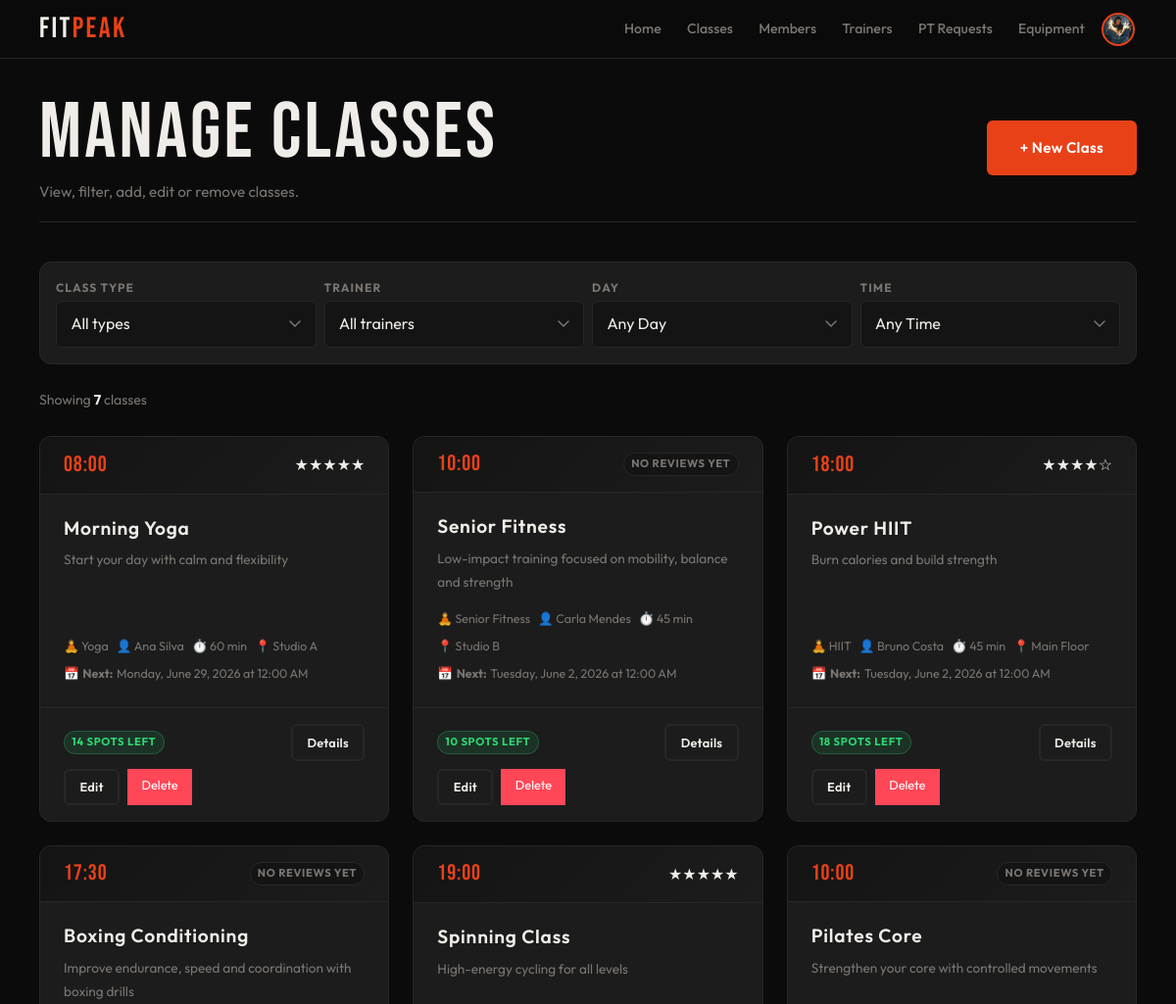
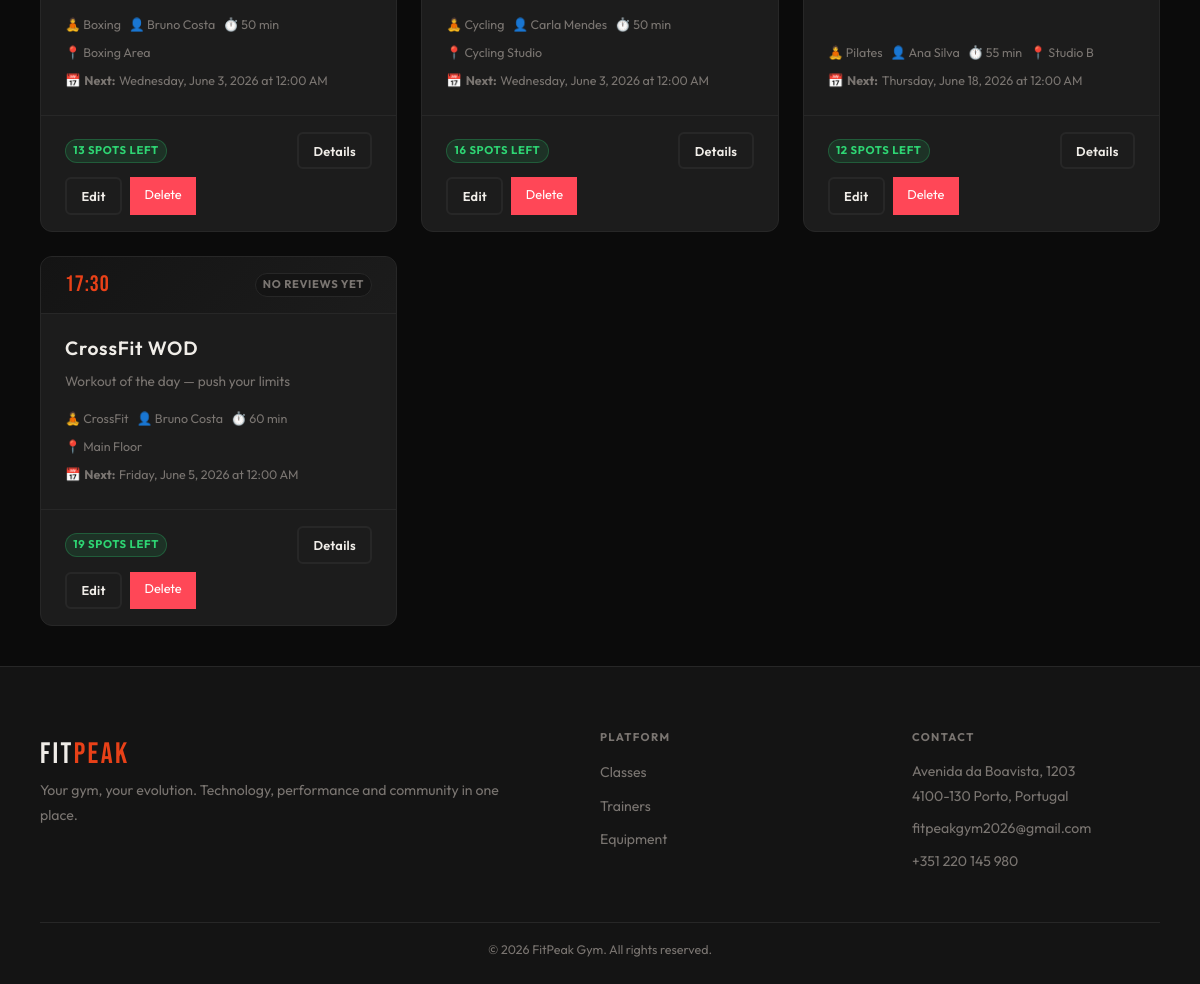
The page /admin/classes.php (signed in) on the database its author committed (2 pictures, top to bottom).
### tables this page shows
CREATE TABLE class_schedules (
    id INTEGER PRIMARY KEY AUTOINCREMENT,
    class_id INTEGER NOT NULL,
    trainer_id INTEGER,
    day_of_week TEXT NOT NULL,   -- Monday, Tuesday, etc.
    start_time TEXT NOT NULL,
    location TEXT NOT NULL DEFAULT 'Studio A',
    capacity INTEGER NOT NULL DEFAULT 20,
    duration_min INTEGER NOT NULL DEFAULT 60,
    FOREIGN KEY(class_id) REFERENCES classes(id) ON DELETE CASCADE,
    FOREIGN KEY(trainer_id) REFERENCES users(id) ON DELETE SET NULL
);

CREATE TABLE classes (
    id INTEGER PRIMARY KEY AUTOINCREMENT,
    name TEXT NOT NULL,
    description TEXT,
    class_type_id INTEGER NOT NULL,
    active INTEGER NOT NULL DEFAULT 1,
    FOREIGN KEY(class_type_id) REFERENCES class_types(id)
);

CREATE TABLE class_types (
    id INTEGER PRIMARY KEY AUTOINCREMENT,
    name TEXT UNIQUE NOT NULL,
    label TEXT NOT NULL,
    description TEXT,
    icon TEXT,
    active INTEGER NOT NULL DEFAULT 1
);

CREATE TABLE users (
    id INTEGER PRIMARY KEY AUTOINCREMENT,
    name TEXT NOT NULL,
    username TEXT UNIQUE NOT NULL,
    email TEXT UNIQUE NOT NULL,
    password TEXT NOT NULL,
    role TEXT NOT NULL DEFAULT 'member' CHECK(role IN ('member','trainer','admin')),
    is_admin INTEGER NOT NULL DEFAULT 0,
    photo TEXT DEFAULT NULL,
    active INTEGER NOT NULL DEFAULT 1,
    created_at DATETIME DEFAULT CURRENT_TIMESTAMP
);

CREATE TABLE class_sessions (
    id INTEGER PRIMARY KEY AUTOINCREMENT,
    schedule_id INTEGER NOT NULL,
    session_date DATE NOT NULL,
    status TEXT DEFAULT 'scheduled' CHECK(status IN ('scheduled','cancelled','completed')),
    FOREIGN KEY(schedule_id) REFERENCES class_schedules(id) ON DELETE CASCADE
);

### db/classes.php (called while the page is built, shortened)
<?php
function getAllClassSchedules($pdo, $filters = []) {
    $sql = "SELECT cs.id AS schedule_id, cs.day_of_week, cs.start_time, cs.location, cs.capacity, cs.duration_min, c.id AS class_id, c.name AS class_name, c.description AS class_description, ct.id AS class_type_id, ct.name AS class_type_name, ct.label AS class_type_label, u.id AS trainer_id, u.name AS trainer_name, (SELECT COUNT(*) FROM enrollments e JOIN class_sessions sess ON e.session_id = sess.id WHERE sess.schedule_id = cs.id AND e.status = 'enrolled') AS enrolled_count FROM class_schedules cs JOIN classes c ON cs.class_id = c.id JOIN class_types ct ON c.class_type_id = ct.id LEFT JOIN users u ON cs.trainer_id = u.id WHERE c.active = 1";
    $params = [];
    $sql .= " ORDER BY CASE cs.day_of_week WHEN 'Monday' THEN 1 WHEN 'Tuesday' THEN 2 WHEN 'Wednesday' THEN 3 WHEN 'Thursday' THEN 4 WHEN 'Friday' THEN 5 WHEN 'Saturday' THEN 6 WHEN 'Sunday' THEN 7 ELSE 8 END, cs.start_time";
    $stmt = $pdo->prepare($sql);
    $stmt->execute($params);
    return $stmt->fetchAll(PDO::FETCH_ASSOC);
}
function getClassScheduleRating($pdo, $scheduleId) {
    $sql = "SELECT ROUND(AVG(r.rating), 1) AS avg_rating, COUNT(r.id) AS review_count FROM reviews r JOIN class_sessions sess ON r.session_id = sess.id WHERE sess.schedule_id = ?";
    $stmt = $pdo->prepare($sql);
    $stmt->execute([$scheduleId]);
    $result = $stmt->fetch(PDO::FETCH_ASSOC);
    return [
        'rating' => $result['avg_rating'] ?? 0,
        'count' => (int)($result['review_count'] ?? 0)
    ];
}
function getUpcomingSessionsBySchedule(PDO $pdo, int $scheduleId, int $limit = 5): array
{
    $stmt = $pdo->prepare("
        SELECT
            sess.id,
            sess.session_date,
            sess.status,
            (SELECT COUNT(*) FROM enrollments WHERE session_id = sess.id AND status = 'enrolled') AS enrolled_count,
            cs.start_time,
            c.name AS class_name,
            u.name AS trainer_name,
            cs.capacity
        FROM class_sessions sess
        JOIN class_schedules cs ON sess.schedule_id = cs.id
        JOIN classes c ON cs.class_id = c.id
        LEFT JOIN users u ON cs.trainer_id = u.id
        WHERE sess.schedule_id = ?
          AND datetime(sess.session_date || ' ' || cs.start_time) > datetime('now')
          AND sess.status = 'scheduled'
        ORDER BY sess.session_date ASC
        LIMIT ?
    ");
    $stmt->execute([$scheduleId, $limit]);
    $realSessions = $stmt->fetchAll(PDO::FETCH_ASSOC);
    if (!empty($realSessions)) {
        return $realSessions;
    }
    $sessions = [];
    return $sessions;
}
?>

### admin/classes.php (the view, shortened to what this page needs)
<?php
require_once '../includes/header.php';
require_once '../includes/footer.php';
require_once '../db/classes.php';
require_once '../template/classes.php';
$pdo = getDatabaseConnection();
$filters = [
    'type'    => $_GET['type'] ?? '',
    'trainer' => $_GET['trainer'] ?? '',
    'day'     => $_GET['day'] ?? '',
    'time'    => $_GET['time'] ?? ''
];
$schedules = getAllClassSchedules($pdo, $filters);
?>
<main class="main">
    <div class="container">
        <header class="page-header">
            <div class="page-header-row page-header-actions">
                <div>
                    <h1>Manage Classes</h1>
                    <p>View, filter, add, edit or remove classes.</p>
                </div>
                <a href="create_class.php" class="main-button">+ New Class</a>
            </div>
        </header>
        <section>
            <form id="filter-form" class="filter-bar" method="get" action="classes.php">
                <div class="filter-group">
                    <label class="form-label" for="f-type">Class type</label>
                    <select id="f-type" name="type" class="form-select">
                        <option value="">All types</option>
                    </select>
                </div>
                <div class="filter-group">
                    <label class="form-label" for="f-trainer">Trainer</label>
                    <select id="f-trainer" name="trainer" class="form-select">
                        <option value="">All trainers</option>
                    </select>
                </div>
                <div class="filter-group">
                    <label class="form-label" for="f-day">Day</label>
                    <select id="f-day" name="day" class="form-select">
                        <option value="">Any Day</option>
                    </select>
                </div>
                <div class="filter-group">
                    <label class="form-label" for="f-time">Time</label>
                    <select id="f-time" name="time" class="form-select">
                        <option value="">Any Time</option>
                    </select>
                </div>
            </form>
        </section>
        <div class="results-bar">
            <p class="results-count" id="results-count">
                Showing <strong id="class-count"><?= count($schedules) ?></strong> classes
            </p>
        </div>
        <div id="class-list-container">
            <?php output_class_schedule_list($schedules); ?>
        </div>
    </div>
</main>

### template/classes.php (shortened to what this page needs)
<?php
function output_class_schedule_list($schedules) {
    echo '<div class="class-grid">';
    foreach ($schedules as $schedule) {
        output_class_schedule_card($schedule);
    }
    echo '</div>';
}
function output_class_schedule_card($schedule) {
    $scheduleId = (int)$schedule['schedule_id'];
    $className = htmlspecialchars($schedule['class_name']);
    $trainerName = htmlspecialchars($schedule['trainer_name'] ?? 'TBD');
    $day = htmlspecialchars($schedule['day_of_week']);
    $startTime = htmlspecialchars($schedule['start_time']);
    $location = htmlspecialchars($schedule['location']);
    $duration = (int)$schedule['duration_min'];
    $capacity = (int)$schedule['capacity'];
    $enrolled = (int)($schedule['enrolled_count'] ?? 0);
    $freeSpots = max(0, $capacity - $enrolled);
    $typeLabel = htmlspecialchars($schedule['class_type_label'] ?? ucfirst($schedule['class_type_name']));
    $description = trim($schedule['class_description'] ?? '');
    $shortDescription = htmlspecialchars(substr($description, 0, 100)) . (strlen($description) > 100 ? '…' : '');
    $ratingData = getClassScheduleRating($GLOBALS['pdo'], $scheduleId);
    $avgRating = $ratingData['rating'];
    $reviewCount = $ratingData['count'];
    if ($freeSpots <= 0) {
        $fillClass = 'danger';
    } elseif ($freeSpots <= ceil($capacity * 0.2)) {
        $fillClass = 'warning';
    } else {
        $fillClass = 'success';
    }
    $allowedAreas = ['member', 'trainer', 'admin'];
    $activeRole = $_SESSION['active_role'] ?? '';
    $showDetailsLink = in_array($activeRole, $allowedAreas, true);
    ?>
    <article class="class-card" data-schedule-id="<?= $scheduleId ?>">
        <div class="class-head">
            <div class="class-time-big"><?= $startTime ?></div>
            <div class="class-ratings">
                <?php if ($reviewCount > 0): ?>
                    <div class="stars">
                        <?php
                        $fullStars = floor($avgRating);
                        $halfStar = ($avgRating - $fullStars) >= 0.5;
                        for ($i = 1; $i <= 5; $i++) {
                            if ($i <= $fullStars) {
                                echo '★';
                            } elseif ($halfStar && $i == $fullStars + 1) {
                                echo '½';
                            } else {
                                echo '☆';
                            }
                        }
                        ?>
                    </div>
                <?php else: ?>
                    <span class="badge badge-muted">No reviews yet</span>
                <?php endif; ?>
            </div>
        </div>
        <div class="class-body">
            <h3 class="class-name"><?= $className ?></h3>
            <p><?= $shortDescription ?></p>
            <ul class="class-meta">
                <li>🧘 <?= $typeLabel ?></li>
                <li>👤 <?= $trainerName ?></li>
                <li>⏱️ <?= $duration ?> min</li>
                <li>📍 <?= $location ?></li>
                <?php
                $sessions = getUpcomingSessionsBySchedule($GLOBALS['pdo'], $scheduleId, 1);
                if (!empty($sessions)):
                    $nextSession = $sessions[0];
                    $nextDate = $nextSession['session_date'];
                    $dateObj = new DateTime($nextDate);
                    $formattedDate = $dateObj->format('l, F j, Y \a\t g:i A');
                ?>
                    <li>📅 <strong>Next:</strong> <?= htmlspecialchars($formattedDate) ?></li>
                <?php else: ?>
                    <li>📅 <?= htmlspecialchars($day) ?> at <?= $startTime ?></li>
                <?php endif; ?>
            </ul>
        </div>
        <div class="class-foot">
            <div class="cap-wrap">
                <span class="badge badge-<?= htmlspecialchars($fillClass) ?>">
                    <?= $freeSpots ?> spots left
                </span>
            </div>
            <?php if ($showDetailsLink): ?>
                <a href="/<?= htmlspecialchars($activeRole) ?>/class_details.php?id=<?= $scheduleId ?>"
                   class="secondary-button btn-sm">Details</a>
            <?php endif; ?>
            <?php if (isset($_SESSION['active_role']) && $_SESSION['active_role'] === 'admin'): ?>
                <div class="admin-actions">
                    <a href="edit_class.php?id=<?= $scheduleId ?>" class="secondary-button btn-sm">Edit</a>
                    <a href="delete_class.php?id=<?= $scheduleId ?>" class="delete-btn btn-sm delete-class-link">Delete</a>
                </div>
            <?php endif; ?>
        </div>
    </article>
    <?php
}
    ?>

### css/base.css (style rules this page uses)
:root { --bg: #0b0b0b; --surface: #141414; --card: #1c1c1c; --border: #272727; --accent: #e84118; --accent-glow: rgba(232, 65, 24, 0.28); --text: #f0ede8; --muted: #7a7571; --success: #2ed573; --warning: #ffa502; --danger: #ff4757; --info: #1e90ff; --ff-display: 'Bebas Neue', sans-serif; --ff-body: 'Outfit', sans-serif; --sp-xs: 0.25rem; --sp-sm: 0.5rem; --sp-md: 1rem; --sp-lg: clamp(1rem, 3vw, 1.5rem); --sp-xl: clamp(1.5rem, 5vw, 2.5rem); --sp-2xl: clamp(2rem, 7vw, 4rem); --nav-h: 60px; --r-sm: 6px; --r-md: 12px; --r-pill: 999px; --touch: 44px; --max-w: 1200px; --shadow-a: 0 0 24px var(--accent-glow); --t: 0.22s cubic-bezier(0.4, 0, 0.2, 1); }
*, *::before, *::after { box-sizing: border-box; margin: 0; padding: 0; }
html { font-size: 16px; scroll-behavior: smooth; -webkit-text-size-adjust: 100%; }
body { font-family: var(--ff-body); background: var(--bg); color: var(--text); line-height: 1.6; min-height: 100dvh; display: flex; flex-direction: column; overflow-x: hidden; }
a { color: inherit; text-decoration: none; }
ul, ol { list-style: none; }
input, select, textarea { font: inherit; }
h1, h2, h3, h4, h5, h6 { font-family: var(--ff-display); letter-spacing: 0.04em; line-height: 1.1; font-weight: 400; }
h1 { font-size: clamp(2.2rem, 7vw, 5rem); }
h3, h4 { font-size: clamp(1rem, 2.5vw, 1.2rem); font-family: var(--ff-body); font-weight: 600; }
p { line-height: 1.75; }
.container { width: 100%; max-width: var(--max-w); margin-inline: auto; padding-inline: var(--sp-md); }
.main { flex: 1; padding-top: var(--nav-h); }
@media (min-width: 640px) { .container { padding-inline: var(--sp-lg); } }
@media (min-width: 1024px) { .container { padding-inline: var(--sp-xl); } }

### css/components.css (style rules this page uses)
.main-button, .secondary-button { display: inline-flex; align-items: center; justify-content: center; gap: 0.4em; min-height: var(--touch); border-radius: var(--r-sm); font-family: var(--ff-body); font-size: 0.95rem; font-weight: 600; letter-spacing: 0.02em; white-space: nowrap; cursor: pointer; transition: all var(--t); }
.main-button { background: var(--accent); color: #fff; border: 2px solid transparent; padding: 0.85rem 2rem; }
.secondary-button { background: transparent; border: 2px solid var(--border); color: var(--text); padding: 0.85rem 2rem; }
.btn-sm { padding: 0.4rem 0.9rem; font-size: 0.8rem; min-height: 36px; }
.badge { display: inline-flex; align-items: center; padding: 0.2em 0.65em; border-radius: var(--r-pill); font-size: 0.7rem; font-weight: 700; letter-spacing: 0.06em; text-transform: uppercase; white-space: nowrap; border: 1px solid transparent; }
.badge-success { background: rgba(46, 213, 115, 0.12); color: var(--success); border-color: rgba(46, 213, 115, 0.25); }
.badge-muted { background: var(--surface); color: var(--muted); border-color: var(--border); }
.page-header { padding-block: var(--sp-lg) var(--sp-md); border-bottom: 1px solid var(--border); margin-bottom: var(--sp-xl); }
.page-header h1 { margin-bottom: 0.2rem; }
.page-header p { color: var(--muted); font-size: 0.95rem; }
.stars { display: flex; gap: 2px; }
.form-label { display: block; font-size: 0.75rem; font-weight: 700; color: var(--muted); text-transform: uppercase; letter-spacing: 0.09em; margin-bottom: var(--sp-xs); }
.form-select, .filter-bar select { width: 100%; min-height: var(--touch); background: var(--surface); border: 1px solid var(--border); border-radius: var(--r-sm); color: var(--text); padding: 0.65rem 2.4rem 0.65rem 0.9rem; font-family: var(--ff-body); -webkit-appearance: none; appearance: none; cursor: pointer; background-repeat: no-repeat; background-position: right 0.9rem center; transition: border-color var(--t), box-shadow var(--t), background var(--t); }
.form-select option, .filter-bar select option { background: var(--surface); color: var(--text); }

### rows shown on the page
class_schedules: start_time "08:00", class.name "Morning Yoga", class.description "Start your day with calm and flexibility", class_types.label "Yoga", trainer.name "Ana Silva", duration_min "60", location "Studio A", class_sessions.session_date "Monday, June 29, 2026 at 12:00 AM", freeSpots "14"
class_schedules: start_time "10:00", shows "NO REVIEWS YET", class.name "Senior Fitness", class.description "Low-impact training focused on mobility, balance and strength", class_types.label "Senior Fitness", trainer.name "Carla Mendes", duration_min "45", location "Studio B", class_sessions.session_date "Tuesday, June 2, 2026 at 12:00 AM", freeSpots "10"
class_schedules: start_time "18:00", class.name "Power HIIT", class.description "Burn calories and build strength", class_types.label "HIIT", trainer.name "Bruno Costa", duration_min "45", location "Main Floor", class_sessions.session_date "Tuesday, June 2, 2026 at 12:00 AM", freeSpots "18"
class_schedules: start_time "17:30", shows "NO REVIEWS YET", class.name "Boxing Conditioning", class.description "Improve endurance, speed and coordination with boxing drills", class_types.label "Boxing", trainer.name "Bruno Costa", duration_min "50", location "Boxing Area", class_sessions.session_date "Wednesday, June 3, 2026 at 12:00 AM", freeSpots "13"
class_schedules: start_time "19:00", class.name "Spinning Class", class.description "High-energy cycling for all levels", class_types.label "Cycling", trainer.name "Carla Mendes", duration_min "50", location "Cycling Studio", class_sessions.session_date "Wednesday, June 3, 2026 at 12:00 AM", freeSpots "16"
class_schedules: start_time "10:00", shows "NO REVIEWS YET", class.name "Pilates Core", class.description "Strengthen your core with controlled movements", class_types.label "Pilates", trainer.name "Ana Silva", duration_min "55", location "Studio B", class_sessions.session_date "Thursday, June 18, 2026 at 12:00 AM", capacity "12"
class_schedules: start_time "17:30", shows "NO REVIEWS YET", class.name "CrossFit WOD", class.description "Workout of the day — push your limits", class_types.label "CrossFit", trainer.name "Bruno Costa", duration_min "60", location "Main Floor", class_sessions.session_date "Friday, June 5, 2026 at 12:00 AM", freeSpots "19"

### other values the page prints
count($schedules) "7"
